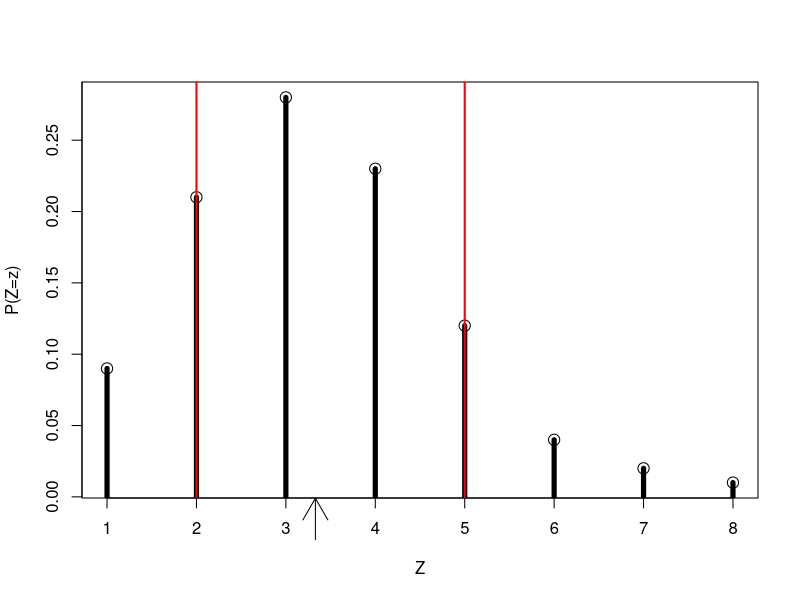
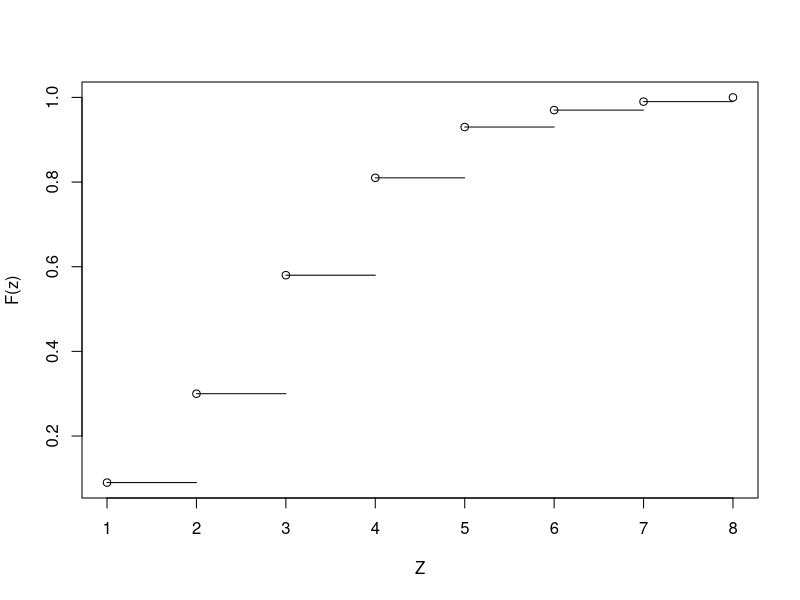

Write the R code that produced these figures, in order.
# R script for creating plots in chapter 3
# Run as "Rsript makeplots.R"
# Author: Philip Schulz

# create vectors and compute mean
x = seq(1:8)
y = c(0.09, .21, .28, .23, .12, .04, .02, .01)
mu = sum(x*y)

# open stream to file
png("distribution.png", width=8, height=8, units="in", res=300)

# plot y against x
plot(x,y,yaxp=c(0,0.35,7),xlab="Z",ylab="P(Z=z)", cex=1.5)
# connect points and x-axis
segments(x0=x, y0=rep(0,8), y1=y, lwd=5)
# insert red lines
abline(v=2,col="red",lwd=2)
abline(v=5,col="red",lwd=2)
# put arrow underneath x-axis to indicate mean
arrows(mu,-0.03,mu,-.001,xpd=T)
# close stream and save to file
dev.off()

# compute cdf
z = cumsum(y)

# open stream to file
png("cdf.png", width=8, height=8, units="in", res=300)

# plot z against x
plot(x,z,ylab="F(z)",xlab="Z")
# add vertical strokes
for (i in (1:length(x)-1)) { lines(c(x[i],x[i]+1),c(z[i],z[i])) }
# close stream and save to file
dev.off()
